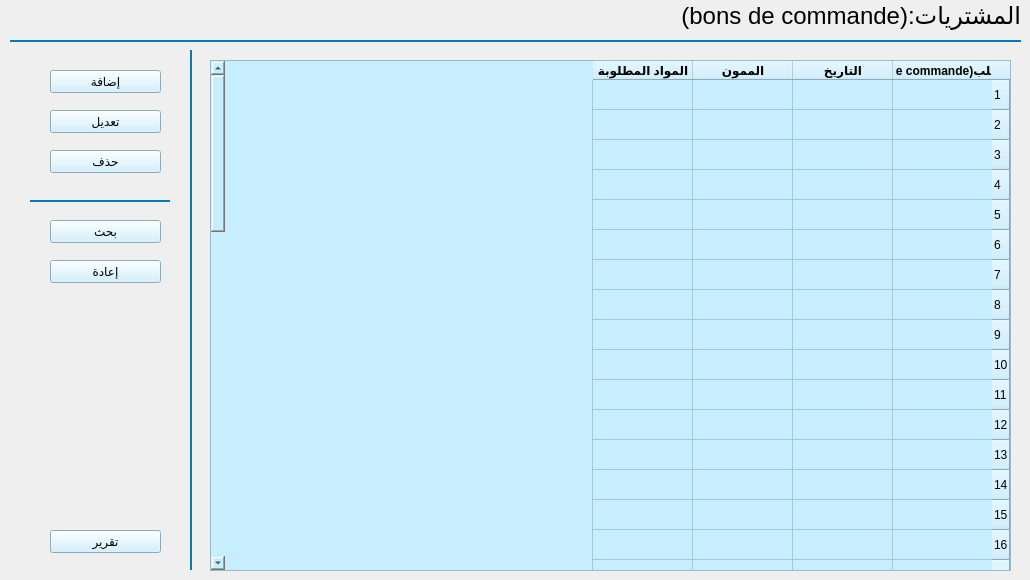
            <widget class="QWidget" name="entree">
             <widget class="QLabel" name="label_4">
              <property name="geometry">
               <rect>
                <x>670</x>
                <y>0</y>
                <width>351</width>
                <height>31</height>
               </rect>
              </property>
              <property name="font">
               <font>
                <pointsize>18</pointsize>
               </font>
              </property>
              <property name="layoutDirection">
               <enum>Qt::RightToLeft</enum>
              </property>
              <property name="text">
               <string>المشتريات:(bons de commande)</string>
              </property>
             </widget>
             <widget class="QWidget" name="widget_3" native="true">
              <property name="geometry">
               <rect>
                <x>10</x>
                <y>40</y>
                <width>1011</width>
                <height>2</height>
               </rect>
              </property>
              <property name="sizePolicy">
               <sizepolicy hsizetype="Preferred" vsizetype="Fixed">
                <horstretch>0</horstretch>
                <verstretch>0</verstretch>
               </sizepolicy>
              </property>
              <property name="minimumSize">
               <size>
                <width>0</width>
                <height>2</height>
               </size>
              </property>
              <property name="maximumSize">
               <size>
                <width>16777215</width>
                <height>2</height>
               </size>
              </property>
              <property name="styleSheet">
               <string notr="true">background-color: rgb(5, 122, 185);</string>
              </property>
             </widget>
             <widget class="QTableWidget" name="tableWidget_5">
              <property name="geometry">
               <rect>
                <x>210</x>
                <y>60</y>
                <width>801</width>
                <height>511</height>
               </rect>
              </property>
              <property name="cursor" stdset="0">
               <cursorShape>ForbiddenCursor</cursorShape>
              </property>
              <property name="layoutDirection">
               <enum>Qt::RightToLeft</enum>
              </property>
              <property name="styleSheet">
               <string notr="true">background-color: rgb(199, 238, 255);</string>
              </property>
              <property name="editTriggers">
               <set>QAbstractItemView::NoEditTriggers</set>
              </property>
              <property name="selectionMode">
               <enum>QAbstractItemView::SingleSelection</enum>
              </property>
              <property name="selectionBehavior">
               <enum>QAbstractItemView::SelectRows</enum>
              </property>
              <property name="gridStyle">
               <enum>Qt::SolidLine</enum>
              </property>
              <property name="sortingEnabled">
               <bool>false</bool>
              </property>
              <row>
               <property name="text">
                <string>1</string>
               </property>
              </row>
              <row>
               <property name="text">
                <string>2</string>
               </property>
              </row>
              <row>
               <property name="text">
                <string>3</string>
               </property>
              </row>
              <row>
               <property name="text">
                <string>4</string>
               </property>
              </row>
              <row>
               <property name="text">
                <string>5</string>
               </property>
              </row>
              <row>
               <property name="text">
                <string>6</string>
               </property>
              </row>
              <row>
               <property name="text">
                <string>7</string>
               </property>
              </row>
              <row>
               <property name="text">
                <string>8</string>
               </property>
              </row>
              <row>
               <property name="text">
                <string>9</string>
               </property>
              </row>
              <row>
               <property name="text">
                <string>10</string>
               </property>
              </row>
              <row>
               <property name="text">
                <string>11</string>
               </property>
              </row>
              <row>
               <property name="text">
                <string>12</string>
               </property>
              </row>
              <row>
               <property name="text">
                <string>13</string>
               </property>
              </row>
              <row>
               <property name="text">
                <string>14</string>
               </property>
              </row>
              <row>
               <property name="text">
                <string>15</string>
               </property>
              </row>
              <row>
               <property name="text">
                <string>16</string>
               </property>
              </row>
              <row>
               <property name="text">
                <string>17</string>
               </property>
              </row>
              <row>
               <property name="text">
                <string>18</string>
               </property>
              </row>
              <row>
               <property name="text">
                <string>19</string>
               </property>
              </row>
              <row>
               <property name="text">
                <string>20</string>
               </property>
              </row>
              <row>
               <property name="text">
                <string>21</string>
               </property>
              </row>
              <row>
               <property name="text">
                <string>22</string>
               </property>
              </row>
              <row>
               <property name="text">
                <string>23</string>
               </property>
              </row>
              <row>
               <property name="text">
                <string>24</string>
               </property>
              </row>
              <row>
               <property name="text">
                <string>25</string>
               </property>
              </row>
              <row>
               <property name="text">
                <string>26</string>
               </property>
              </row>
              <row>
               <property name="text">
                <string>27</string>
               </property>
              </row>
              <row>
               <property name="text">
                <string>28</string>
               </property>
              </row>
              <row>
               <property name="text">
                <string>29</string>
               </property>
              </row>
              <row>
               <property name="text">
                <string>30</string>
               </property>
              </row>
              <row>
               <property name="text">
                <string>31</string>
               </property>
              </row>
              <row>
               <property name="text">
                <string>32</string>
               </property>
              </row>
              <row>
               <property name="text">
                <string>33</string>
               </property>
              </row>
              <row>
               <property name="text">
                <string>34</string>
               </property>
              </row>
              <row>
               <property name="text">
                <string>35</string>
               </property>
              </row>
              <row>
               <property name="text">
                <string>36</string>
               </property>
              </row>
              <row>
               <property name="text">
                <string>37</string>
               </property>
              </row>
              <row>
               <property name="text">
                <string>38</string>
               </property>
              </row>
              <row>
               <property name="text">
                <string>39</string>
               </property>
              </row>
              <row>
               <property name="text">
                <string>40</string>
               </property>
              </row>
              <row>
               <property name="text">
                <string>41</string>
               </property>
              </row>
              <row>
               <property name="text">
                <string>42</string>
               </property>
              </row>
              <row>
               <property name="text">
                <string>43</string>
               </property>
              </row>
              <row>
               <property name="text">
                <string>44</string>
               </property>
              </row>
              <row>
               <property name="text">
                <string>45</string>
               </property>
              </row>
              <row>
               <property name="text">
                <string>46</string>
               </property>
              </row>
              <row>
               <property name="text">
                <string>47</string>
               </property>
              </row>
              <row>
               <property name="text">
                <string>48</string>
               </property>
              </row>
              <row>
               <property name="text">
                <string>49</string>
               </property>
              </row>
              <column>
               <property name="text">
                <string>(N. bon de commande)رقم الطلب </string>
               </property>
               <property name="font">
                <font>
                 <weight>75</weight>
                 <bold>true</bold>
                </font>
               </property>
              </column>
              <column>
               <property name="text">
                <string>التاريخ</string>
               </property>
               <property name="font">
                <font>
                 <weight>75</weight>
                 <bold>true</bold>
                </font>
               </property>
              </column>
              <column>
               <property name="text">
                <string>الممون</string>
               </property>
               <property name="font">
                <font>
                 <weight>75</weight>
                 <bold>true</bold>
                </font>
               </property>
              </column>
              <column>
               <property name="text">
                <string>المواد المطلوبة</string>
               </property>
               <property name="font">
                <font>
                 <weight>75</weight>
                 <bold>true</bold>
                </font>
               </property>
              </column>
             </widget>
             <widget class="QPushButton" name="pushButton_18">
              <property name="geometry">
               <rect>
                <x>50</x>
                <y>70</y>
                <width>111</width>
                <height>23</height>
               </rect>
              </property>
              <property name="layoutDirection">
               <enum>Qt::LeftToRight</enum>
              </property>
              <property name="styleSheet">
               <string notr="true">background-color: rgb(199, 238, 255);</string>
              </property>
              <property name="text">
               <string>إضافة</string>
              </property>
             </widget>
             <widget class="QPushButton" name="pushButton_19">
              <property name="geometry">
               <rect>
                <x>50</x>
                <y>220</y>
                <width>111</width>
                <height>23</height>
               </rect>
              </property>
              <property name="layoutDirection">
               <enum>Qt::LeftToRight</enum>
              </property>
              <property name="styleSheet">
               <string notr="true">background-color: rgb(199, 238, 255);</string>
              </property>
              <property name="text">
               <string>بحث</string>
              </property>
             </widget>
             <widget class="QWidget" name="widget_11" native="true">
              <property name="geometry">
               <rect>
                <x>190</x>
                <y>50</y>
                <width>2</width>
                <height>520</height>
               </rect>
              </property>
              <property name="sizePolicy">
               <sizepolicy hsizetype="Preferred" vsizetype="Fixed">
                <horstretch>0</horstretch>
                <verstretch>0</verstretch>
               </sizepolicy>
              </property>
              <property name="minimumSize">
               <size>
                <width>2</width>
                <height>20</height>
               </size>
              </property>
              <property name="maximumSize">
               <size>
                <width>2</width>
                <height>16777215</height>
               </size>
              </property>
              <property name="styleSheet">
               <string notr="true">background-color: rgb(5, 122, 185);</string>
              </property>
             </widget>
             <widget class="QPushButton" name="pushButton_20">
              <property name="geometry">
               <rect>
                <x>50</x>
                <y>530</y>
                <width>111</width>
                <height>23</height>
               </rect>
              </property>
              <property name="layoutDirection">
               <enum>Qt::LeftToRight</enum>
              </property>
              <property name="styleSheet">
               <string notr="true">background-color: rgb(199, 238, 255);</string>
              </property>
              <property name="text">
               <string>تقرير</string>
              </property>
             </widget>
             <widget class="QPushButton" name="pushButton_21">
              <property name="geometry">
               <rect>
                <x>50</x>
                <y>260</y>
                <width>111</width>
                <height>23</height>
               </rect>
              </property>
              <property name="layoutDirection">
               <enum>Qt::LeftToRight</enum>
              </property>
              <property name="styleSheet">
               <string notr="true">background-color: rgb(199, 238, 255);</string>
              </property>
              <property name="text">
               <string>إعادة</string>
              </property>
             </widget>
             <widget class="QPushButton" name="pushButton_22">
              <property name="geometry">
               <rect>
                <x>50</x>
                <y>110</y>
                <width>111</width>
                <height>23</height>
               </rect>
              </property>
              <property name="layoutDirection">
               <enum>Qt::LeftToRight</enum>
              </property>
              <property name="styleSheet">
               <string notr="true">background-color: rgb(199, 238, 255);</string>
              </property>
              <property name="text">
               <string>تعديل</string>
              </property>
             </widget>
             <widget class="QPushButton" name="pushButton_23">
              <property name="geometry">
               <rect>
                <x>50</x>
                <y>150</y>
                <width>111</width>
                <height>23</height>
               </rect>
              </property>
              <property name="layoutDirection">
               <enum>Qt::LeftToRight</enum>
              </property>
              <property name="styleSheet">
               <string notr="true">background-color: rgb(199, 238, 255);</string>
              </property>
              <property name="text">
               <string>حذف</string>
              </property>
             </widget>
             <widget class="QWidget" name="widget_12" native="true">
              <property name="geometry">
               <rect>
                <x>30</x>
                <y>200</y>
                <width>140</width>
                <height>2</height>
               </rect>
              </property>
              <property name="sizePolicy">
               <sizepolicy hsizetype="Preferred" vsizetype="Fixed">
                <horstretch>0</horstretch>
                <verstretch>0</verstretch>
               </sizepolicy>
              </property>
              <property name="minimumSize">
               <size>
                <width>0</width>
                <height>2</height>
               </size>
              </property>
              <property name="maximumSize">
               <size>
                <width>16777215</width>
                <height>2</height>
               </size>
              </property>
              <property name="styleSheet">
               <string notr="true">background-color: rgb(5, 122, 185);</string>
              </property>
             </widget>
            </widget>
